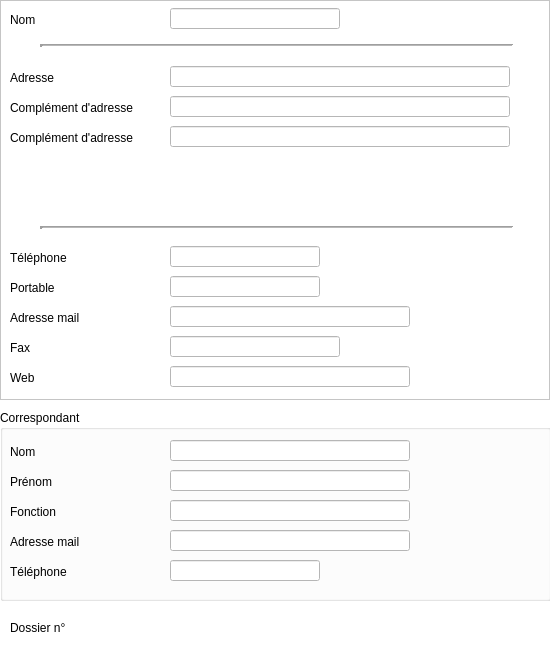
<?xml version="1.0" encoding="UTF-8"?>
<ui version="4.0">
 <class>dlg_identificationmanufacturer</class>
 <widget class="QDialog" name="dlg_identificationmanufacturer">
  <property name="windowModality">
   <enum>Qt::ApplicationModal</enum>
  </property>
  <property name="geometry">
   <rect>
    <x>0</x>
    <y>0</y>
    <width>550</width>
    <height>646</height>
   </rect>
  </property>
  <property name="sizePolicy">
   <sizepolicy hsizetype="Fixed" vsizetype="Fixed">
    <horstretch>0</horstretch>
    <verstretch>0</verstretch>
   </sizepolicy>
  </property>
  <property name="minimumSize">
   <size>
    <width>0</width>
    <height>0</height>
   </size>
  </property>
  <property name="maximumSize">
   <size>
    <width>16777215</width>
    <height>16777215</height>
   </size>
  </property>
  <property name="palette">
   <palette>
    <active>
     <colorrole role="Base">
      <brush brushstyle="SolidPattern">
       <color alpha="255">
        <red>255</red>
        <green>255</green>
        <blue>255</blue>
       </color>
      </brush>
     </colorrole>
     <colorrole role="Window">
      <brush brushstyle="SolidPattern">
       <color alpha="255">
        <red>255</red>
        <green>255</green>
        <blue>255</blue>
       </color>
      </brush>
     </colorrole>
    </active>
    <inactive>
     <colorrole role="Base">
      <brush brushstyle="SolidPattern">
       <color alpha="255">
        <red>255</red>
        <green>255</green>
        <blue>255</blue>
       </color>
      </brush>
     </colorrole>
     <colorrole role="Window">
      <brush brushstyle="SolidPattern">
       <color alpha="255">
        <red>255</red>
        <green>255</green>
        <blue>255</blue>
       </color>
      </brush>
     </colorrole>
    </inactive>
    <disabled>
     <colorrole role="Base">
      <brush brushstyle="SolidPattern">
       <color alpha="255">
        <red>255</red>
        <green>255</green>
        <blue>255</blue>
       </color>
      </brush>
     </colorrole>
     <colorrole role="Window">
      <brush brushstyle="SolidPattern">
       <color alpha="255">
        <red>255</red>
        <green>255</green>
        <blue>255</blue>
       </color>
      </brush>
     </colorrole>
    </disabled>
   </palette>
  </property>
  <property name="windowTitle">
   <string>Identification fabricant</string>
  </property>
  <property name="styleSheet">
   <string notr="true"/>
  </property>
  <widget class="QFrame" name="Principalframe">
   <property name="geometry">
    <rect>
     <x>0</x>
     <y>0</y>
     <width>550</width>
     <height>400</height>
    </rect>
   </property>
   <property name="minimumSize">
    <size>
     <width>550</width>
     <height>400</height>
    </size>
   </property>
   <property name="maximumSize">
    <size>
     <width>550</width>
     <height>400</height>
    </size>
   </property>
   <property name="frameShape">
    <enum>QFrame::StyledPanel</enum>
   </property>
   <property name="frameShadow">
    <enum>QFrame::Raised</enum>
   </property>
   <widget class="UpLineEdit" name="FaxlineEdit">
    <property name="geometry">
     <rect>
      <x>170</x>
      <y>336</y>
      <width>170</width>
      <height>21</height>
     </rect>
    </property>
    <property name="maxLength">
     <number>15</number>
    </property>
   </widget>
   <widget class="UpLineEdit" name="TellineEdit">
    <property name="geometry">
     <rect>
      <x>170</x>
      <y>246</y>
      <width>150</width>
      <height>21</height>
     </rect>
    </property>
    <property name="maxLength">
     <number>17</number>
    </property>
   </widget>
   <widget class="Line" name="line_2">
    <property name="geometry">
     <rect>
      <x>40</x>
      <y>226</y>
      <width>475</width>
      <height>3</height>
     </rect>
    </property>
    <property name="frameShadow">
     <enum>QFrame::Sunken</enum>
    </property>
    <property name="lineWidth">
     <number>3</number>
    </property>
    <property name="midLineWidth">
     <number>1</number>
    </property>
    <property name="orientation">
     <enum>Qt::Horizontal</enum>
    </property>
   </widget>
   <widget class="UpLineEdit" name="NomlineEdit">
    <property name="geometry">
     <rect>
      <x>170</x>
      <y>8</y>
      <width>170</width>
      <height>21</height>
     </rect>
    </property>
    <property name="focusPolicy">
     <enum>Qt::StrongFocus</enum>
    </property>
    <property name="contextMenuPolicy">
     <enum>Qt::DefaultContextMenu</enum>
    </property>
    <property name="maxLength">
     <number>45</number>
    </property>
   </widget>
   <widget class="QLabel" name="Faxlabel">
    <property name="geometry">
     <rect>
      <x>10</x>
      <y>340</y>
      <width>145</width>
      <height>16</height>
     </rect>
    </property>
    <property name="text">
     <string>Fax</string>
    </property>
   </widget>
   <widget class="UpLineEdit" name="MaillineEdit">
    <property name="geometry">
     <rect>
      <x>170</x>
      <y>306</y>
      <width>240</width>
      <height>21</height>
     </rect>
    </property>
    <property name="maxLength">
     <number>45</number>
    </property>
   </widget>
   <widget class="QLabel" name="Adresse2label">
    <property name="geometry">
     <rect>
      <x>10</x>
      <y>100</y>
      <width>145</width>
      <height>16</height>
     </rect>
    </property>
    <property name="text">
     <string>Complément d'adresse</string>
    </property>
   </widget>
   <widget class="QLabel" name="Maillabel">
    <property name="geometry">
     <rect>
      <x>10</x>
      <y>310</y>
      <width>145</width>
      <height>16</height>
     </rect>
    </property>
    <property name="text">
     <string>Adresse mail</string>
    </property>
   </widget>
   <widget class="QLabel" name="Adresse3label">
    <property name="geometry">
     <rect>
      <x>10</x>
      <y>130</y>
      <width>145</width>
      <height>16</height>
     </rect>
    </property>
    <property name="text">
     <string>Complément d'adresse</string>
    </property>
   </widget>
   <widget class="UpLineEdit" name="Adresse1lineEdit">
    <property name="geometry">
     <rect>
      <x>170</x>
      <y>66</y>
      <width>340</width>
      <height>21</height>
     </rect>
    </property>
    <property name="maxLength">
     <number>70</number>
    </property>
    <property name="frame">
     <bool>true</bool>
    </property>
   </widget>
   <widget class="QLabel" name="Tellabel">
    <property name="geometry">
     <rect>
      <x>10</x>
      <y>250</y>
      <width>145</width>
      <height>16</height>
     </rect>
    </property>
    <property name="text">
     <string>Téléphone</string>
    </property>
   </widget>
   <widget class="QLabel" name="Portlabel">
    <property name="geometry">
     <rect>
      <x>10</x>
      <y>280</y>
      <width>145</width>
      <height>16</height>
     </rect>
    </property>
    <property name="text">
     <string>Portable</string>
    </property>
   </widget>
   <widget class="UpLineEdit" name="Adresse2lineEdit">
    <property name="geometry">
     <rect>
      <x>170</x>
      <y>96</y>
      <width>340</width>
      <height>21</height>
     </rect>
    </property>
    <property name="maxLength">
     <number>70</number>
    </property>
    <property name="frame">
     <bool>true</bool>
    </property>
   </widget>
   <widget class="UpLineEdit" name="Adresse3lineEdit">
    <property name="geometry">
     <rect>
      <x>170</x>
      <y>126</y>
      <width>340</width>
      <height>21</height>
     </rect>
    </property>
    <property name="maxLength">
     <number>70</number>
    </property>
    <property name="frame">
     <bool>true</bool>
    </property>
   </widget>
   <widget class="QLabel" name="Adresse1label">
    <property name="geometry">
     <rect>
      <x>10</x>
      <y>70</y>
      <width>145</width>
      <height>16</height>
     </rect>
    </property>
    <property name="text">
     <string>Adresse</string>
    </property>
   </widget>
   <widget class="Line" name="line">
    <property name="geometry">
     <rect>
      <x>40</x>
      <y>44</y>
      <width>475</width>
      <height>3</height>
     </rect>
    </property>
    <property name="frameShadow">
     <enum>QFrame::Sunken</enum>
    </property>
    <property name="lineWidth">
     <number>3</number>
    </property>
    <property name="midLineWidth">
     <number>1</number>
    </property>
    <property name="orientation">
     <enum>Qt::Horizontal</enum>
    </property>
   </widget>
   <widget class="QLabel" name="Nomlabel">
    <property name="geometry">
     <rect>
      <x>10</x>
      <y>12</y>
      <width>145</width>
      <height>16</height>
     </rect>
    </property>
    <property name="text">
     <string>Nom</string>
    </property>
   </widget>
   <widget class="UpLineEdit" name="PortablelineEdit">
    <property name="geometry">
     <rect>
      <x>170</x>
      <y>276</y>
      <width>150</width>
      <height>21</height>
     </rect>
    </property>
    <property name="maxLength">
     <number>17</number>
    </property>
   </widget>
   <widget class="QLabel" name="Websitelabel">
    <property name="geometry">
     <rect>
      <x>10</x>
      <y>370</y>
      <width>145</width>
      <height>16</height>
     </rect>
    </property>
    <property name="text">
     <string>Web</string>
    </property>
   </widget>
   <widget class="UpLineEdit" name="WebsiteineEdit">
    <property name="geometry">
     <rect>
      <x>170</x>
      <y>366</y>
      <width>240</width>
      <height>21</height>
     </rect>
    </property>
    <property name="text">
     <string/>
    </property>
    <property name="maxLength">
     <number>45</number>
    </property>
   </widget>
  </widget>
  <widget class="QLabel" name="idManufacturerlabel">
   <property name="geometry">
    <rect>
     <x>10</x>
     <y>620</y>
     <width>240</width>
     <height>16</height>
    </rect>
   </property>
   <property name="text">
    <string>Dossier n°</string>
   </property>
   <property name="textFormat">
    <enum>Qt::AutoText</enum>
   </property>
  </widget>
  <widget class="QGroupBox" name="CorgroupBox">
   <property name="geometry">
    <rect>
     <x>0</x>
     <y>410</y>
     <width>551</width>
     <height>191</height>
    </rect>
   </property>
   <property name="title">
    <string>Correspondant</string>
   </property>
   <widget class="QLabel" name="CorNomlabel">
    <property name="geometry">
     <rect>
      <x>10</x>
      <y>34</y>
      <width>145</width>
      <height>16</height>
     </rect>
    </property>
    <property name="text">
     <string>Nom</string>
    </property>
   </widget>
   <widget class="UpLineEdit" name="CorStatutlineEdit">
    <property name="geometry">
     <rect>
      <x>170</x>
      <y>90</y>
      <width>240</width>
      <height>21</height>
     </rect>
    </property>
    <property name="text">
     <string/>
    </property>
    <property name="maxLength">
     <number>45</number>
    </property>
   </widget>
   <widget class="UpLineEdit" name="CorNomlineEdit">
    <property name="geometry">
     <rect>
      <x>170</x>
      <y>30</y>
      <width>240</width>
      <height>21</height>
     </rect>
    </property>
    <property name="text">
     <string/>
    </property>
    <property name="maxLength">
     <number>17</number>
    </property>
   </widget>
   <widget class="QLabel" name="CorStatutlabel">
    <property name="geometry">
     <rect>
      <x>10</x>
      <y>94</y>
      <width>145</width>
      <height>16</height>
     </rect>
    </property>
    <property name="text">
     <string>Fonction</string>
    </property>
   </widget>
   <widget class="UpLineEdit" name="CorTelephoneineEdit">
    <property name="geometry">
     <rect>
      <x>170</x>
      <y>150</y>
      <width>150</width>
      <height>21</height>
     </rect>
    </property>
    <property name="text">
     <string/>
    </property>
    <property name="maxLength">
     <number>45</number>
    </property>
   </widget>
   <widget class="UpLineEdit" name="CorMaillineEdit">
    <property name="geometry">
     <rect>
      <x>170</x>
      <y>120</y>
      <width>240</width>
      <height>21</height>
     </rect>
    </property>
    <property name="text">
     <string/>
    </property>
    <property name="maxLength">
     <number>15</number>
    </property>
   </widget>
   <widget class="UpLineEdit" name="CorPrenomlineEdit">
    <property name="geometry">
     <rect>
      <x>170</x>
      <y>60</y>
      <width>240</width>
      <height>21</height>
     </rect>
    </property>
    <property name="text">
     <string/>
    </property>
    <property name="maxLength">
     <number>17</number>
    </property>
   </widget>
   <widget class="QLabel" name="CorTelephonelabel">
    <property name="geometry">
     <rect>
      <x>10</x>
      <y>154</y>
      <width>145</width>
      <height>16</height>
     </rect>
    </property>
    <property name="text">
     <string>Téléphone</string>
    </property>
   </widget>
   <widget class="QLabel" name="CorMallabel">
    <property name="geometry">
     <rect>
      <x>10</x>
      <y>124</y>
      <width>145</width>
      <height>16</height>
     </rect>
    </property>
    <property name="text">
     <string>Adresse mail</string>
    </property>
   </widget>
   <widget class="QLabel" name="CorPrenomlabel">
    <property name="geometry">
     <rect>
      <x>10</x>
      <y>64</y>
      <width>145</width>
      <height>16</height>
     </rect>
    </property>
    <property name="text">
     <string>Prénom</string>
    </property>
   </widget>
  </widget>
 </widget>
 <customwidgets>
  <customwidget>
   <class>UpLineEdit</class>
   <extends>QLineEdit</extends>
   <header>uplineedit.h</header>
  </customwidget>
 </customwidgets>
 <tabstops>
  <tabstop>NomlineEdit</tabstop>
  <tabstop>Adresse1lineEdit</tabstop>
  <tabstop>Adresse2lineEdit</tabstop>
  <tabstop>Adresse3lineEdit</tabstop>
  <tabstop>TellineEdit</tabstop>
  <tabstop>PortablelineEdit</tabstop>
  <tabstop>MaillineEdit</tabstop>
  <tabstop>FaxlineEdit</tabstop>
 </tabstops>
 <resources/>
 <connections/>
</ui>
